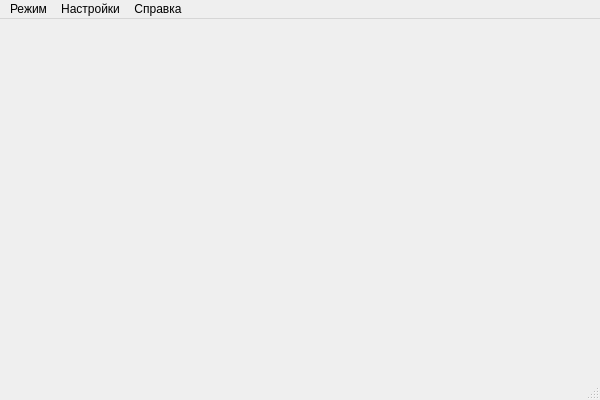
<?xml version="1.0" encoding="UTF-8"?>
<ui version="4.0">
 <class>MainWindowClass</class>
 <widget class="QMainWindow" name="MainWindowClass">
  <property name="geometry">
   <rect>
    <x>0</x>
    <y>0</y>
    <width>600</width>
    <height>400</height>
   </rect>
  </property>
  <property name="windowTitle">
   <string>MainWindow</string>
  </property>
  <widget class="QWidget" name="centralWidget"/>
  <widget class="QMenuBar" name="menuBar">
   <property name="geometry">
    <rect>
     <x>0</x>
     <y>0</y>
     <width>600</width>
     <height>21</height>
    </rect>
   </property>
   <widget class="QMenu" name="menuInfo">
    <property name="title">
     <string>Справка</string>
    </property>
    <addaction name="actionShowAboutUsInfo"/>
   </widget>
   <widget class="QMenu" name="menuMode">
    <property name="title">
     <string>Режим</string>
    </property>
    <widget class="QMenu" name="menuText">
     <property name="title">
      <string>Текст</string>
     </property>
     <addaction name="actionSetTextSendMode"/>
     <addaction name="actionSetTextRecieveMode"/>
    </widget>
    <addaction name="menuText"/>
   </widget>
   <widget class="QMenu" name="menuOptions">
    <property name="title">
     <string>Настройки</string>
    </property>
    <widget class="QMenu" name="menuSwitchPort">
     <property name="title">
      <string>Выбрать порт</string>
     </property>
     <addaction name="actiontest"/>
    </widget>
    <addaction name="actionSwitchColorTheme"/>
    <addaction name="menuSwitchPort"/>
   </widget>
   <addaction name="menuMode"/>
   <addaction name="menuOptions"/>
   <addaction name="menuInfo"/>
  </widget>
  <widget class="QStatusBar" name="statusBar"/>
  <action name="actionSetTextSendMode">
   <property name="text">
    <string>Отправка</string>
   </property>
  </action>
  <action name="actionSetTextRecieveMode">
   <property name="text">
    <string>Приём</string>
   </property>
  </action>
  <action name="actionShowAboutUsInfo">
   <property name="text">
    <string>О нас...</string>
   </property>
  </action>
  <action name="actionSwitchColorTheme">
   <property name="text">
    <string>Сменить цветовую тему</string>
   </property>
  </action>
  <action name="actiontest">
   <property name="text">
    <string>test</string>
   </property>
  </action>
 </widget>
 <layoutdefault spacing="6" margin="11"/>
 <resources>
  <include location="mainwindow.qrc"/>
 </resources>
 <connections/>
</ui>
